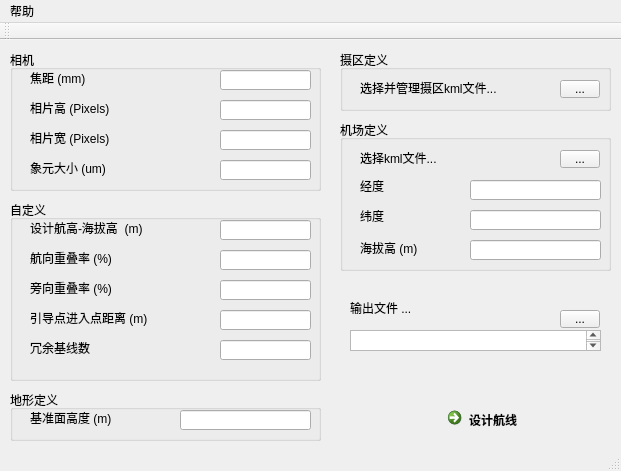
<?xml version="1.0" encoding="UTF-8"?>
<ui version="4.0">
 <class>MainWindow</class>
 <widget class="QMainWindow" name="MainWindow">
  <property name="geometry">
   <rect>
    <x>0</x>
    <y>0</y>
    <width>621</width>
    <height>471</height>
   </rect>
  </property>
  <property name="windowTitle">
   <string>AirPhotoPlanner</string>
  </property>
  <widget class="QWidget" name="centralWidget">
   <widget class="QGroupBox" name="groupBox">
    <property name="geometry">
     <rect>
      <x>10</x>
      <y>10</y>
      <width>311</width>
      <height>141</height>
     </rect>
    </property>
    <property name="title">
     <string>相机</string>
    </property>
    <widget class="QLabel" name="label">
     <property name="geometry">
      <rect>
       <x>20</x>
       <y>20</y>
       <width>121</width>
       <height>16</height>
      </rect>
     </property>
     <property name="text">
      <string>焦距 (mm)</string>
     </property>
    </widget>
    <widget class="QLineEdit" name="editFocus">
     <property name="geometry">
      <rect>
       <x>210</x>
       <y>20</y>
       <width>91</width>
       <height>20</height>
      </rect>
     </property>
    </widget>
    <widget class="QLabel" name="label_2">
     <property name="geometry">
      <rect>
       <x>20</x>
       <y>80</y>
       <width>141</width>
       <height>16</height>
      </rect>
     </property>
     <property name="text">
      <string>相片宽 (Pixels)</string>
     </property>
    </widget>
    <widget class="QLineEdit" name="editCamWidth">
     <property name="geometry">
      <rect>
       <x>210</x>
       <y>50</y>
       <width>91</width>
       <height>20</height>
      </rect>
     </property>
    </widget>
    <widget class="QLineEdit" name="editCamHeight">
     <property name="geometry">
      <rect>
       <x>210</x>
       <y>80</y>
       <width>91</width>
       <height>20</height>
      </rect>
     </property>
    </widget>
    <widget class="QLabel" name="label_3">
     <property name="geometry">
      <rect>
       <x>20</x>
       <y>50</y>
       <width>131</width>
       <height>16</height>
      </rect>
     </property>
     <property name="text">
      <string>相片高 (Pixels)</string>
     </property>
    </widget>
    <widget class="QLabel" name="label_13">
     <property name="geometry">
      <rect>
       <x>20</x>
       <y>110</y>
       <width>131</width>
       <height>16</height>
      </rect>
     </property>
     <property name="text">
      <string>象元大小 (um)</string>
     </property>
    </widget>
    <widget class="QLineEdit" name="editPixelsize">
     <property name="geometry">
      <rect>
       <x>210</x>
       <y>110</y>
       <width>91</width>
       <height>20</height>
      </rect>
     </property>
    </widget>
   </widget>
   <widget class="QGroupBox" name="groupBox_2">
    <property name="geometry">
     <rect>
      <x>10</x>
      <y>350</y>
      <width>311</width>
      <height>51</height>
     </rect>
    </property>
    <property name="title">
     <string>地形定义</string>
    </property>
    <widget class="QLabel" name="label_6">
     <property name="geometry">
      <rect>
       <x>20</x>
       <y>20</y>
       <width>121</width>
       <height>16</height>
      </rect>
     </property>
     <property name="text">
      <string>基准面高度 (m)</string>
     </property>
    </widget>
    <widget class="QLineEdit" name="editDatumHeight">
     <property name="geometry">
      <rect>
       <x>170</x>
       <y>20</y>
       <width>131</width>
       <height>20</height>
      </rect>
     </property>
     <property name="text">
      <string/>
     </property>
    </widget>
   </widget>
   <widget class="QGroupBox" name="groupBox_3">
    <property name="geometry">
     <rect>
      <x>10</x>
      <y>160</y>
      <width>311</width>
      <height>181</height>
     </rect>
    </property>
    <property name="title">
     <string>自定义</string>
    </property>
    <widget class="QLabel" name="label_4">
     <property name="geometry">
      <rect>
       <x>20</x>
       <y>110</y>
       <width>171</width>
       <height>16</height>
      </rect>
     </property>
     <property name="text">
      <string>引导点进入点距离 (m)</string>
     </property>
    </widget>
    <widget class="QLineEdit" name="editGEDist">
     <property name="geometry">
      <rect>
       <x>210</x>
       <y>110</y>
       <width>91</width>
       <height>20</height>
      </rect>
     </property>
     <property name="text">
      <string/>
     </property>
    </widget>
    <widget class="QLabel" name="label_5">
     <property name="geometry">
      <rect>
       <x>20</x>
       <y>140</y>
       <width>171</width>
       <height>16</height>
      </rect>
     </property>
     <property name="text">
      <string>冗余基线数</string>
     </property>
    </widget>
    <widget class="QLineEdit" name="editRedudantBaseline">
     <property name="geometry">
      <rect>
       <x>210</x>
       <y>140</y>
       <width>91</width>
       <height>20</height>
      </rect>
     </property>
     <property name="text">
      <string/>
     </property>
    </widget>
    <widget class="QLabel" name="label_7">
     <property name="geometry">
      <rect>
       <x>20</x>
       <y>20</y>
       <width>171</width>
       <height>16</height>
      </rect>
     </property>
     <property name="text">
      <string>设计航高-海拔高  (m)</string>
     </property>
    </widget>
    <widget class="QLineEdit" name="editFlightHeight">
     <property name="geometry">
      <rect>
       <x>210</x>
       <y>20</y>
       <width>91</width>
       <height>20</height>
      </rect>
     </property>
     <property name="text">
      <string/>
     </property>
    </widget>
    <widget class="QLabel" name="label_11">
     <property name="geometry">
      <rect>
       <x>20</x>
       <y>50</y>
       <width>131</width>
       <height>16</height>
      </rect>
     </property>
     <property name="text">
      <string>航向重叠率 (%)</string>
     </property>
    </widget>
    <widget class="QLabel" name="label_12">
     <property name="geometry">
      <rect>
       <x>20</x>
       <y>80</y>
       <width>171</width>
       <height>16</height>
      </rect>
     </property>
     <property name="text">
      <string>旁向重叠率 (%)</string>
     </property>
    </widget>
    <widget class="QLineEdit" name="editoverlaprate">
     <property name="geometry">
      <rect>
       <x>210</x>
       <y>50</y>
       <width>91</width>
       <height>20</height>
      </rect>
     </property>
     <property name="text">
      <string/>
     </property>
    </widget>
    <widget class="QLineEdit" name="editOverlapSide">
     <property name="geometry">
      <rect>
       <x>210</x>
       <y>80</y>
       <width>91</width>
       <height>20</height>
      </rect>
     </property>
     <property name="text">
      <string/>
     </property>
    </widget>
   </widget>
   <widget class="QCommandLinkButton" name="cmdDesignStart">
    <property name="geometry">
     <rect>
      <x>440</x>
      <y>360</y>
      <width>172</width>
      <height>41</height>
     </rect>
    </property>
    <property name="autoFillBackground">
     <bool>true</bool>
    </property>
    <property name="text">
     <string>设计航线</string>
    </property>
   </widget>
   <widget class="QTextEdit" name="textOutputFile">
    <property name="geometry">
     <rect>
      <x>350</x>
      <y>290</y>
      <width>251</width>
      <height>21</height>
     </rect>
    </property>
    <property name="whatsThis">
     <string/>
    </property>
   </widget>
   <widget class="QLabel" name="label_10">
    <property name="geometry">
     <rect>
      <x>350</x>
      <y>260</y>
      <width>171</width>
      <height>16</height>
     </rect>
    </property>
    <property name="text">
     <string>输出文件 ...</string>
    </property>
   </widget>
   <widget class="QToolButton" name="toolButtonOutputSelect">
    <property name="geometry">
     <rect>
      <x>560</x>
      <y>270</y>
      <width>40</width>
      <height>18</height>
     </rect>
    </property>
    <property name="text">
     <string>...</string>
    </property>
   </widget>
   <widget class="QGroupBox" name="groupBox_4">
    <property name="geometry">
     <rect>
      <x>340</x>
      <y>10</y>
      <width>271</width>
      <height>61</height>
     </rect>
    </property>
    <property name="title">
     <string>摄区定义</string>
    </property>
    <widget class="QToolButton" name="toolButton_Region">
     <property name="geometry">
      <rect>
       <x>220</x>
       <y>30</y>
       <width>40</width>
       <height>18</height>
      </rect>
     </property>
     <property name="text">
      <string>...</string>
     </property>
    </widget>
    <widget class="QLabel" name="label_9">
     <property name="geometry">
      <rect>
       <x>20</x>
       <y>30</y>
       <width>151</width>
       <height>16</height>
      </rect>
     </property>
     <property name="text">
      <string>选择并管理摄区kml文件...</string>
     </property>
    </widget>
   </widget>
   <widget class="QPushButton" name="btn_unittest">
    <property name="geometry">
     <rect>
      <x>10</x>
      <y>430</y>
      <width>71</width>
      <height>21</height>
     </rect>
    </property>
    <property name="text">
     <string>unittest</string>
    </property>
   </widget>
   <widget class="QGroupBox" name="groupBox_5">
    <property name="geometry">
     <rect>
      <x>340</x>
      <y>80</y>
      <width>271</width>
      <height>151</height>
     </rect>
    </property>
    <property name="title">
     <string>机场定义</string>
    </property>
    <widget class="QLabel" name="label_8">
     <property name="geometry">
      <rect>
       <x>20</x>
       <y>30</y>
       <width>121</width>
       <height>16</height>
      </rect>
     </property>
     <property name="text">
      <string>选择kml文件...</string>
     </property>
    </widget>
    <widget class="QToolButton" name="toolButtonAirport">
     <property name="geometry">
      <rect>
       <x>220</x>
       <y>30</y>
       <width>40</width>
       <height>18</height>
      </rect>
     </property>
     <property name="text">
      <string>...</string>
     </property>
    </widget>
    <widget class="QLineEdit" name="editAirportLongitude">
     <property name="geometry">
      <rect>
       <x>130</x>
       <y>60</y>
       <width>131</width>
       <height>20</height>
      </rect>
     </property>
    </widget>
    <widget class="QLineEdit" name="editAirportLatitude">
     <property name="geometry">
      <rect>
       <x>130</x>
       <y>90</y>
       <width>131</width>
       <height>20</height>
      </rect>
     </property>
    </widget>
    <widget class="QLineEdit" name="editAirportAltitude">
     <property name="geometry">
      <rect>
       <x>130</x>
       <y>120</y>
       <width>131</width>
       <height>20</height>
      </rect>
     </property>
    </widget>
    <widget class="QLabel" name="label_14">
     <property name="geometry">
      <rect>
       <x>20</x>
       <y>60</y>
       <width>54</width>
       <height>12</height>
      </rect>
     </property>
     <property name="text">
      <string>经度</string>
     </property>
    </widget>
    <widget class="QLabel" name="label_15">
     <property name="geometry">
      <rect>
       <x>20</x>
       <y>90</y>
       <width>54</width>
       <height>12</height>
      </rect>
     </property>
     <property name="text">
      <string>纬度</string>
     </property>
    </widget>
    <widget class="QLabel" name="label_16">
     <property name="geometry">
      <rect>
       <x>20</x>
       <y>120</y>
       <width>81</width>
       <height>16</height>
      </rect>
     </property>
     <property name="text">
      <string>海拔高 (m)</string>
     </property>
    </widget>
   </widget>
  </widget>
  <widget class="QMenuBar" name="menuBar">
   <property name="geometry">
    <rect>
     <x>0</x>
     <y>0</y>
     <width>621</width>
     <height>23</height>
    </rect>
   </property>
   <widget class="QMenu" name="menu">
    <property name="title">
     <string>帮助</string>
    </property>
    <addaction name="menuAboutUs"/>
   </widget>
   <addaction name="menu"/>
  </widget>
  <widget class="QToolBar" name="mainToolBar">
   <attribute name="toolBarArea">
    <enum>TopToolBarArea</enum>
   </attribute>
   <attribute name="toolBarBreak">
    <bool>false</bool>
   </attribute>
  </widget>
  <widget class="QStatusBar" name="statusBar"/>
  <action name="menuAboutUs">
   <property name="text">
    <string>关于我们</string>
   </property>
  </action>
 </widget>
 <layoutdefault spacing="6" margin="11"/>
 <resources/>
 <connections/>
</ui>
